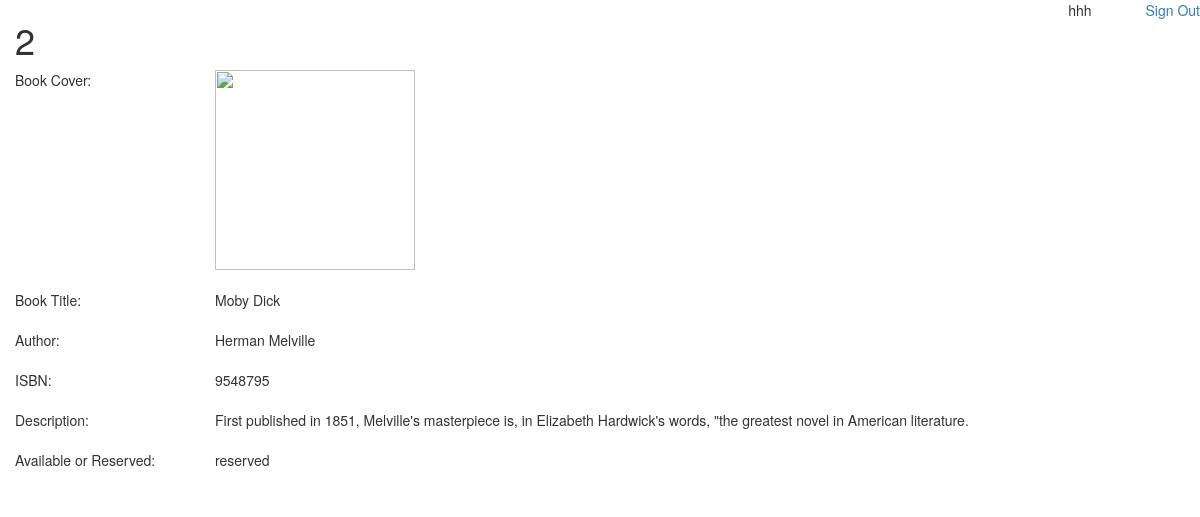
Screenshot of /book.php?id=2 (signed in) with the database file from the repository.
### tables this page shows
CREATE TABLE `users` (
  `userId` int(11) NOT NULL,
  `userName` varchar(30) NOT NULL,
  `userSurName` varchar(30) NOT NULL,
  `userEmail` varchar(60) NOT NULL,
  `userPass` varchar(255) NOT NULL
);

CREATE TABLE `books` (
  `bookId` int(11) NOT NULL,
  `bookTitle` varchar(30) NOT NULL,
  `bookAuthor` varchar(30) NOT NULL,
  `bookISBN` int(11) NOT NULL,
  `bookShortDescription` varchar(400) NOT NULL,
  `bookImage` varchar(1000) NOT NULL,
  `bookStatus` varchar(255) NOT NULL
);

### book.php (the view, shortened to what this page needs)
<?php
 require_once 'dbconnect.php';
 $res=mysqli_query($conn, "SELECT * FROM users WHERE userId=".$_SESSION['user']);
 $userRow=mysqli_fetch_array($res, MYSQLI_ASSOC);
?>
<!DOCTYPE html>
<html>
<head>
<link rel="stylesheet" href="https://maxcdn.bootstrapcdn.com/bootstrap/3.3.7/css/bootstrap.min.css">
</head>
<body>
	<div style="float: right">
            <?php echo $userRow['userName']; ?>
            <a style="margin-left: 50px;" href="logout.php?logout">Sign Out</a>
   </div>
<div class="container-fluid">
<?php
$book_id= $_GET["id"];
echo "<h1>".$book_id."</h1>";
	$res=mysqli_query($conn, "SELECT * FROM books WHERE bookId=" . $book_id);
 $userRow=mysqli_fetch_array($res, MYSQLI_ASSOC);
 echo "<div class='row'>" . "<div class='col-lg-2'>" . "Book Cover: "."</div>" ."<div class='col-lg-9'>" . "<img style='width:200px; height:200px' src='" . $userRow['bookImage']. "'>" ."</div>" . "</div>"."<br>".
 "<div class='row'>" . "<div class='col-lg-2'>" . "Book Title: " . "</div>"."<div class='col-lg-9'>" . $userRow['bookTitle']  . "</div>" . "</div>" ."<br>".
  "<div class='row'>" . "<div class='col-lg-2'>" . "Author: "."</div>" ."<div class='col-lg-9'>". $userRow['bookAuthor'] ."</div>"."</div>"."<br>".
  "<div class='row'>" . "<div class='col-lg-2'>" . "ISBN: "."</div>" . "<div class='col-lg-9'>".$userRow['bookISBN'] . "</div>". "</div>" ."<br>".
  "<div class='row'>" . "<div class='col-lg-2'>" . "Description: "."</div>" ."<div class='col-lg-9'>". $userRow['bookShortDescription'] . "</div>"."</div>"."<br>".
 "<div class='row'>" . "<div class='col-lg-2'>" . "Available or Reserved: " . "</div>"."<div class='col-lg-9'>". $userRow['bookStatus']."</div>"."</div>"."<br>" ;
 ?>
 </div>
</body>
</html>

### book.php (style rules this page uses)
body { background-color: #FFFFFF; }

### rows the page displays
users: userName "hhh"
books: bookTitle "Moby Dick", bookAuthor "Herman Melville", bookISBN "9548795", bookShortDescription "First published in 1851, Melville's masterpiece is, in Elizabeth Hardwick's words, \"the greatest novel in American literature.", bookStatus "reserved"

### other values shown
$book_id "2"
